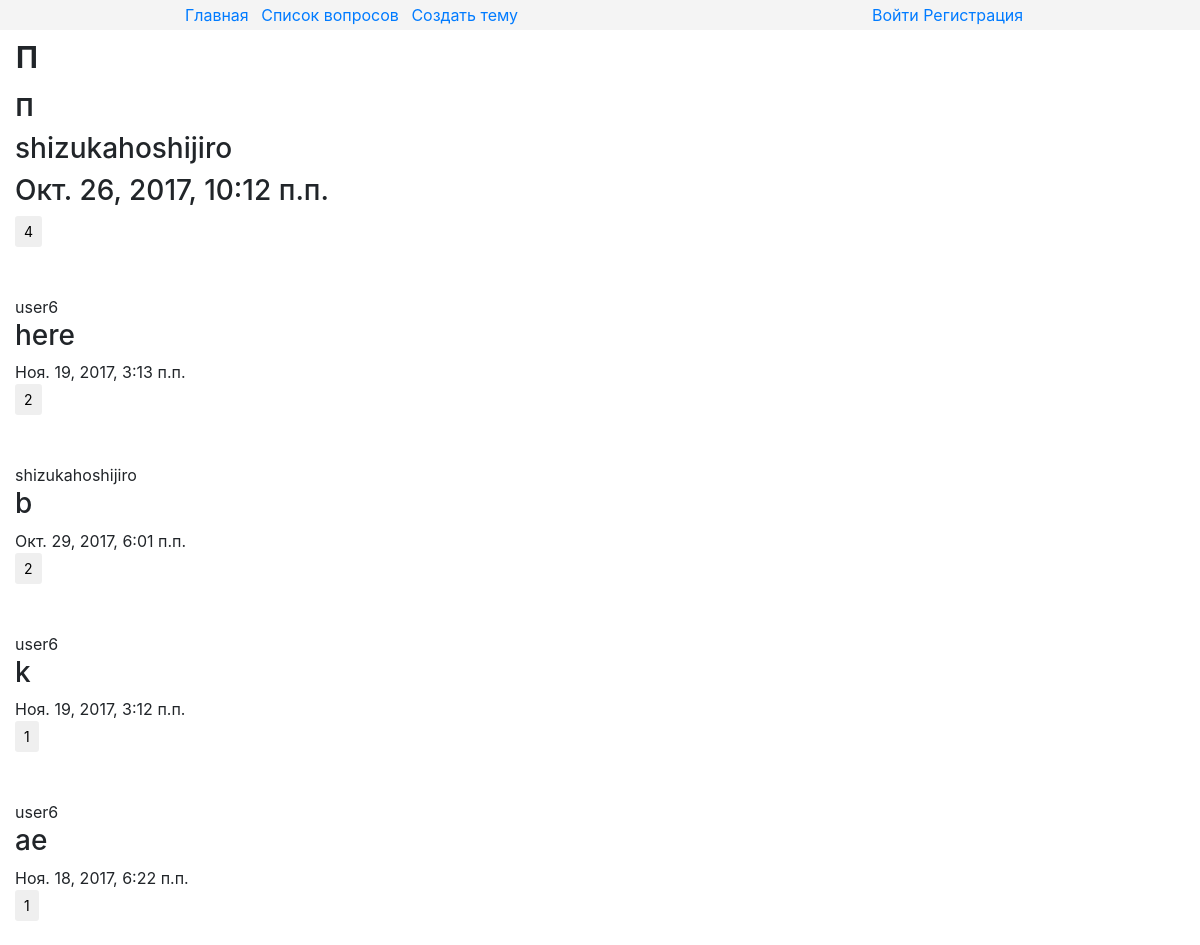
The app's page /12/ with its own data.
### core/models.py (models this page shows, shortened)
class Topic(models.Model):
    title = models.CharField(max_length=40)
    description = models.TextField()
    author = models.ForeignKey(settings.AUTH_USER_MODEL, related_name="topics", on_delete=PROTECT)
    pub_date = models.DateTimeField(auto_now_add=True)
    update_date = models.DateTimeField(auto_now=True)
    comments = GenericRelation(Comment, related_query_name="topic", content_type_field="model_type")
    likes = GenericRelation(Like, related_query_name="topic", content_type_field="model_type")
    class Meta:
        ordering = ("-pub_date","title")

### comment_app/models.py (models this page shows)
class Comment(models.Model):
    author = models.ForeignKey(settings.AUTH_USER_MODEL, related_name="comments", on_delete=PROTECT)
    content = models.CharField(max_length=120)
    pub_date = models.DateTimeField(auto_now_add=True)
    update_date = models.DateTimeField(auto_now=True)
    likes = GenericRelation(Like, related_query_name="comment", content_type_field="model_type")
    model_type = models.ForeignKey(ContentType)
    object_id = models.PositiveIntegerField()
    object = GenericForeignKey("model_type","object_id")
    objects = CustomCommentsQuerySet.as_manager()
    class Meta:
        ordering = ("-pub_date",)

### core/views.py (the view)
# urls.py: url(r"^(?P<pk>\d+)/$", views.TopicDetailView.as_view(), name="detail"),
class TopicDetailView(DetailView):
    model = Topic
    template_name = "core/detail.html"
    def get(self, request, *args, **kwargs):
        self.form = CommentForm
        return super(TopicDetailView, self).get(request,*args,**kwargs)
    def get_context_data(self, **kwargs):
        context = super(TopicDetailView, self).get_context_data(**kwargs)
        context["form"] = self.form
        return context

### comment_app/models.py (called while the page is built)
    def order_by_number_of_likes(self):
        queryset = self.annotate(likes_count=models.Count("likes")).order_by("-likes_count","-pub_date")
        return queryset

### core/templates/core/detail.html (shortened to what this page needs)
{% extends "core/patterns/parents/main.html" %}
{% load static %}
{% block content %}
    <h1>{{ object.title }}</h1>
    <h2>{{ object.description }}</h2>
    <h3>{{ object.author }}</h3>
    <h3>{{ object.pub_date }}</h3>
    {% include "core/patterns/includes/like_from/like_form_for_topic.html" %}
    <br>
    {% for comment in object.comments.all.order_by_number_of_likes %}
        <br>
        <div class="comment">
        {{ comment.author }}
        <h3 class="comment_content">{{ comment.content }}</h3>
        {{ comment.pub_date }}
        </div>
        {% include "core/patterns/includes/like_from/like_form_for_comment.html" %}
        <br>
    {% endfor %}
{% endblock %}

### core/templates/core/patterns/includes/like_from/like_form.html (shortened to what this page needs)
<div class="like_form {% block extra_class %}{% endblock %}">
    <input type="submit" class="btn btn-sm btn-default" value="{% block number_of_likes %}{{ object.likes.count }}{% endblock %}">
</div>

### records on screen
Topic: title "п", description "п", author "shizukahoshijiro", pub_date "Окт. 26, 2017, 10:12 п.п.", likes.count "4"
Comment: author "user6", content "here", pub_date "Ноя. 19, 2017, 3:13 п.п.", likes.count "2"
Comment: author "shizukahoshijiro", content "b", pub_date "Окт. 29, 2017, 6:01 п.п.", likes.count "2"
Comment: author "user6", content "k", pub_date "Ноя. 19, 2017, 3:12 п.п.", likes.count "1"
Comment: author "user6", content "ae", pub_date "Ноя. 18, 2017, 6:22 п.п.", likes.count "1"
